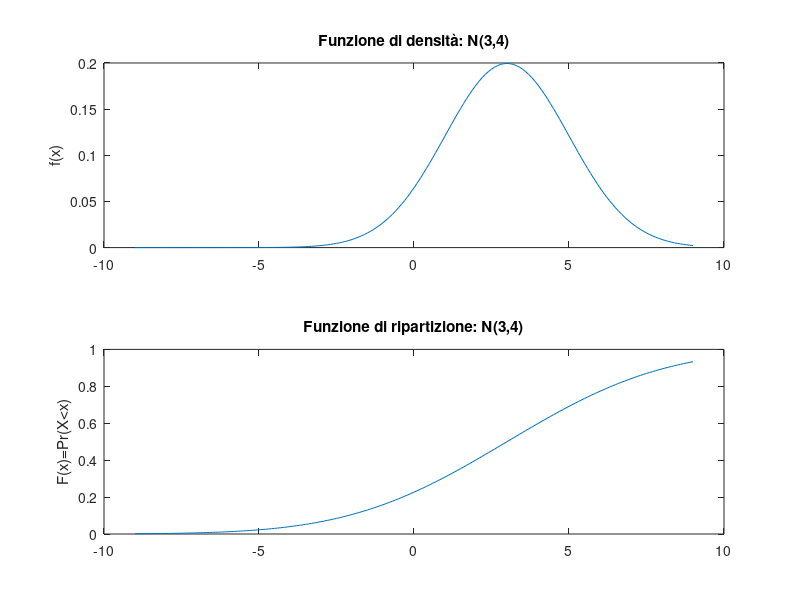

The MATLAB script that drew this image:
%% Densità e ripartizione
x=(-9:0.1:9)';
media=3;
varianza=4;

sigma=sqrt(varianza);

% Calcolo della densità tramita la funzione normpdf
ypdf=normpdf(x,media,sigma);
% Implementazione manuale della densità 
ypdfCHK = exp(-0.5 * ((x - media)./sigma).^2) ./ (sqrt(2*pi) .* sigma);
disp('Controllo uguaglianza delle due implementazioni ')
assert(max(abs(ypdf-ypdfCHK))<1e-10,['Errore nell''implementazione ' ...
    'manuale della densità'])

% Rappresetazione grafica
subplot(2,1,1)
plot(x,ypdf);

medias=num2str(media);
vars=num2str(varianza);
title(['Funzione di densità: N('  medias ',' vars ')'])
ylabel('f(x)')

subplot(2,1,2)
ycdf=normcdf(x,media,varianza);
plot(x,ycdf);
title(['Funzione di ripartizione: N('  medias ',' vars ')'])
ylabel('F(x)=Pr(X<x)')
% print -depsc figs\normintro.eps;
% print -depsc figs\disttool.eps;
